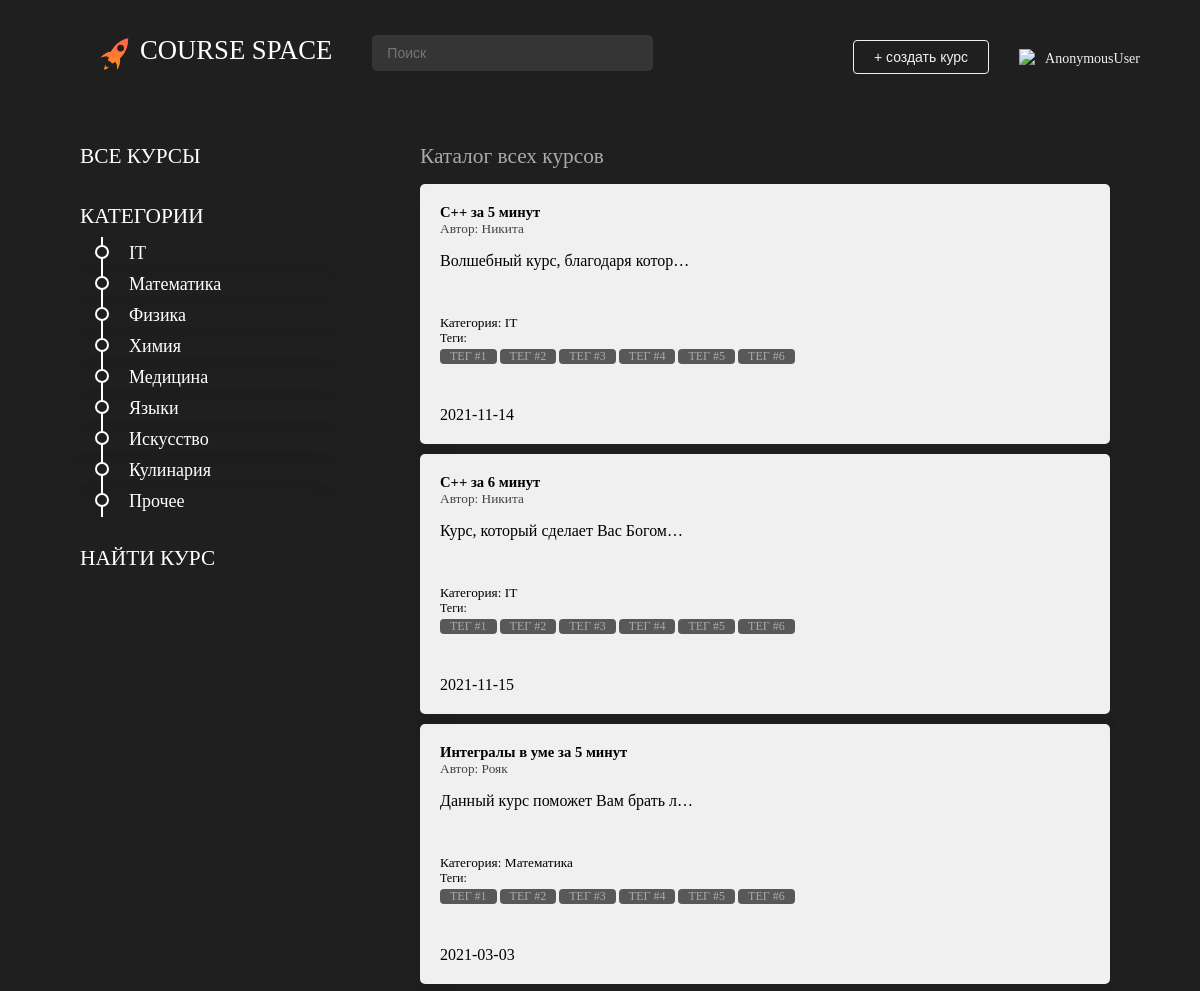
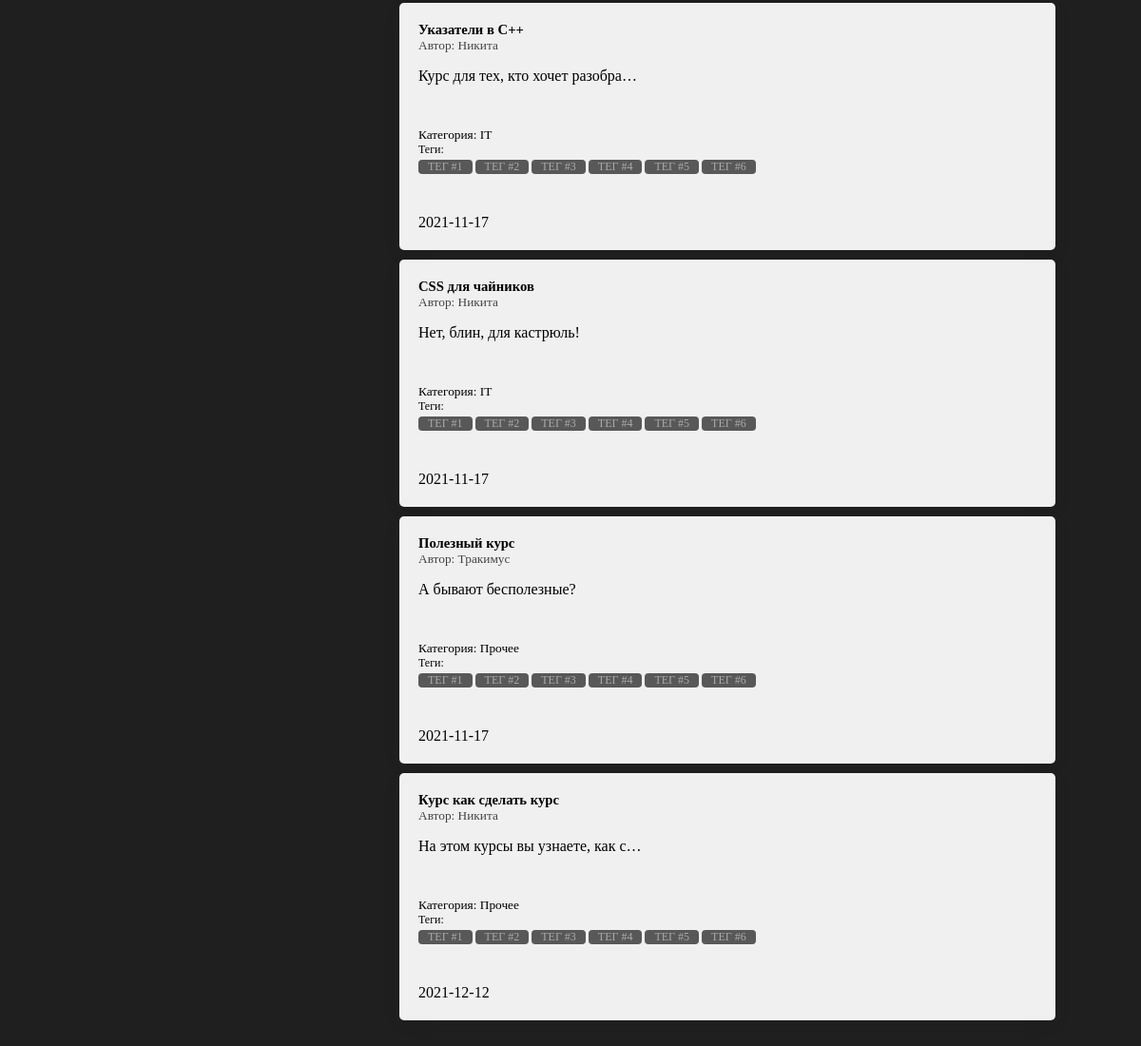
Page /main on the earlier database version (2 pictures, top to bottom).
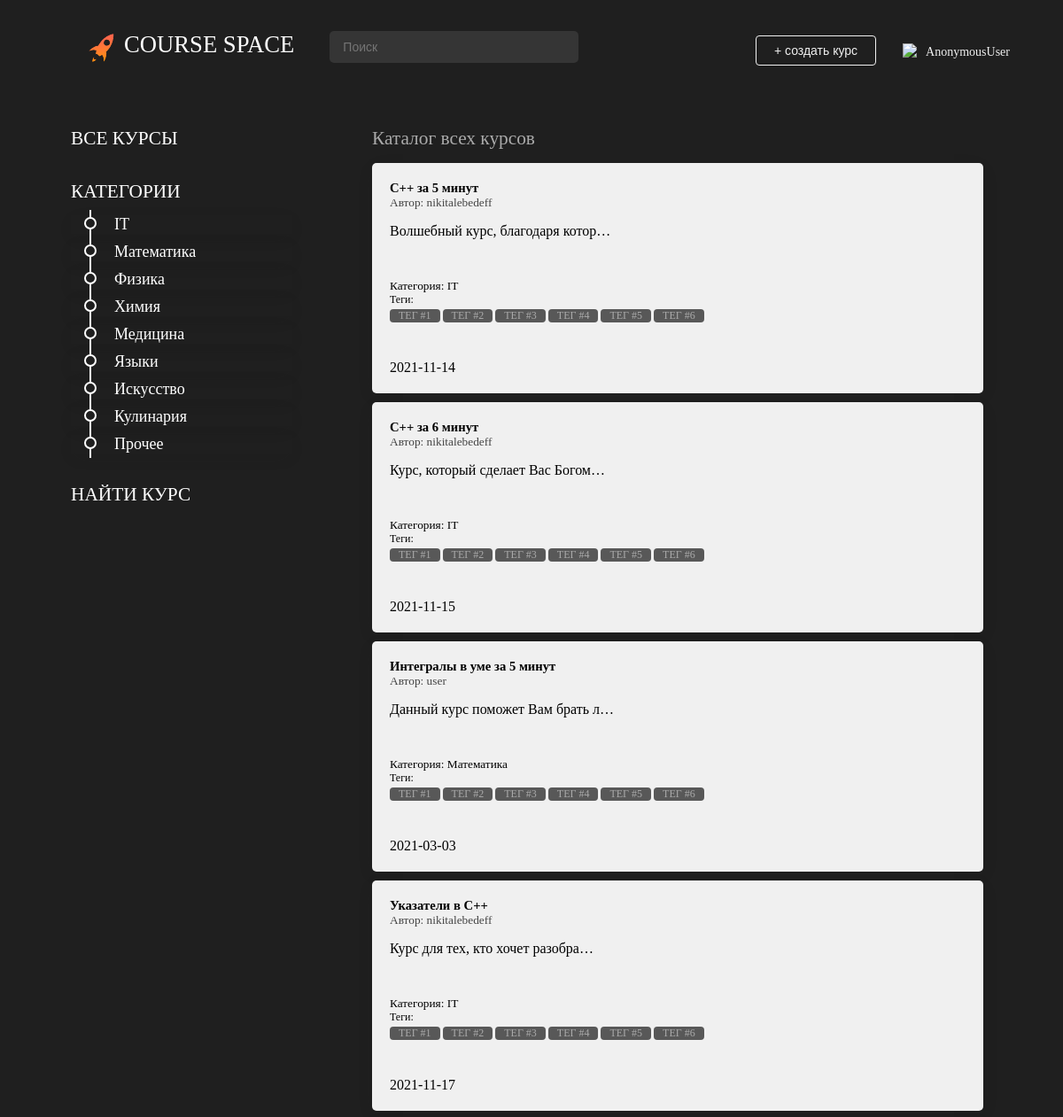
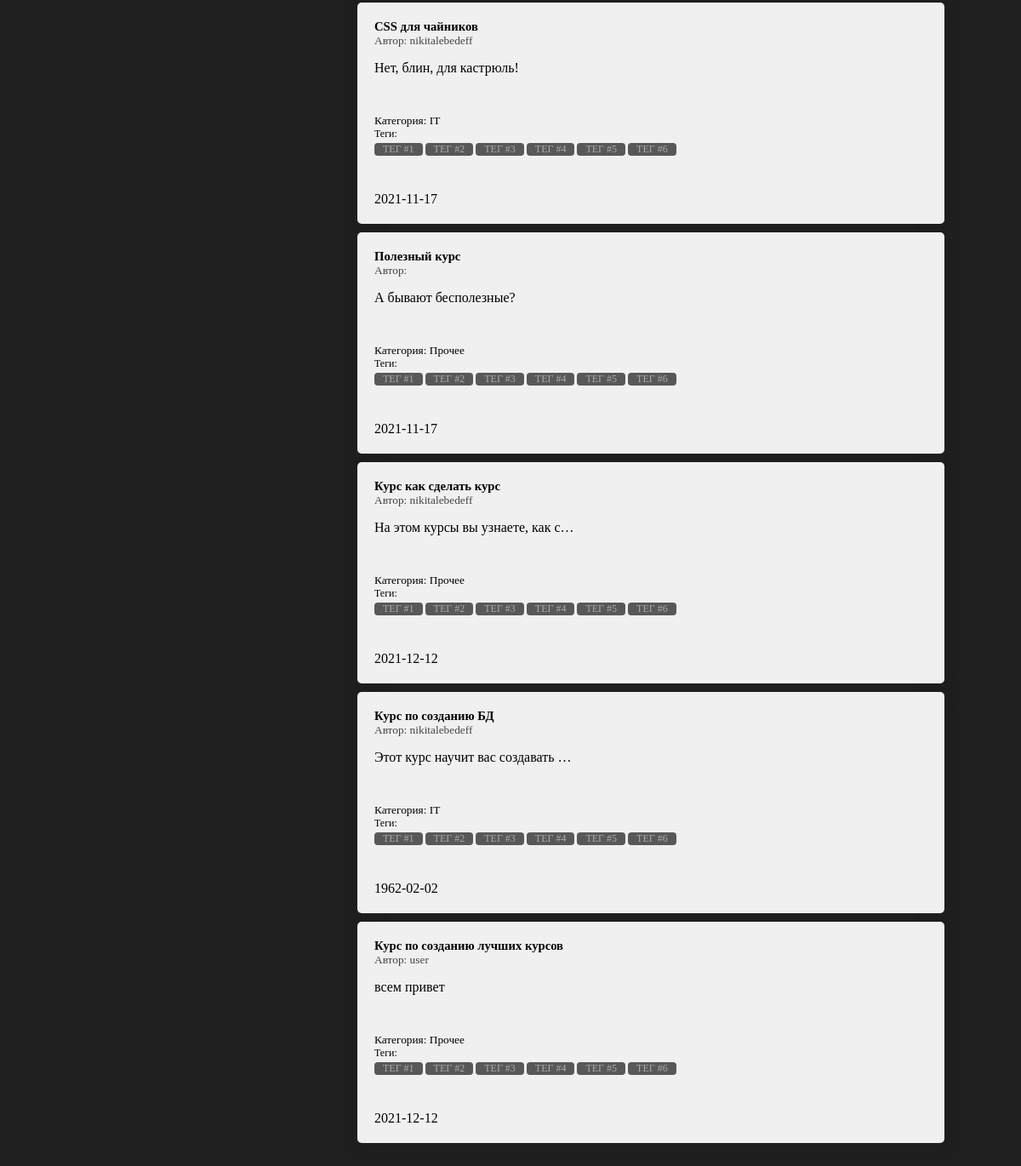
Same page on the later database version (2 pictures, top to bottom).
### main/models.py (models this page shows, shortened)
class Categories(models.Model):
    title = models.CharField('title', max_length=30, null=False)
    class Meta:
        db_table = 'Categories'
    def __str__(self):
        return self.title

class Courses(models.Model):
    title = models.CharField('title', max_length=80, null=False)
    description = models.TextField('description')
    date = models.TextField('date')
    category = models.ForeignKey(Categories, models.DO_NOTHING, db_column='Category_id')  # Field name made lowercase.
    author = models.ForeignKey(Authors, models.DO_NOTHING, db_column='Author_id')  # Field name made lowercase.
    class Meta:
        db_table = 'Courses'

class Authors(models.Model):
    name = models.CharField('name', max_length=80, null=False)
    user = models.ForeignKey(settings.AUTH_USER_MODEL, models.DO_NOTHING, db_column='User_id')  # Field name made lowercase.
    class Meta:
        db_table = 'Authors'
    def __str__(self):
        return self.name

### main/views.py (the view)
# urls.py: path('main', include('main.urls')),
def main(request):
    categories = Categories.objects.all()
    courses = Courses.objects.all()
    context = {
        'title': 'Главная',
        'categories': categories,
        'courses': courses,
    }
    return render(request, 'main/main.html', context=context)

### main/templates/main/main.html (shortened to what this page needs)
{% extends 'main/base.html' %}
{% block style %}
    {% load static %}
    <link rel="stylesheet" href=" {%  static 'main/css/main.css'%}">
{% endblock %}
{% block content %}
        <div class="List" id="all">
        <h1>Каталог всех курсов</h1>
            {% for el in courses%}
                <div class="card block" id="{{ el.id }}" onclick="window.location.href = '{% url 'course' el.pk %}'">
                <div class="lable">
                    <div class="text">
                        <div class="title">{{ el.title|truncatechars:32 }}</div>
                        <div class="autor">Автор: {{ el.author }}</div>
                    </div>
                </div>
                    <div class="desk">{{el.description|truncatechars:32}}</div>
                <div class="categor">Категория: {{ el.category }}</div>
                <div class="tags">Теги: </br>
                    <div id="t1">
                        Тег #1
                    </div>
                    <div id="t2">
                        Тег #2
                    </div>
                    <div id="t3">
                        Тег #3
                    </div>
                    <div id="t4">
                        Тег #4
                    </div>
                    <div id="t5">
                        Тег #5
                    </div>
                    <div id="t6">
                        Тег #6
                    </div>
                </div>
                <div class="date">{{ el.date }}</div>
            </div>
            {% endfor %}
        </div>
{% endblock %}

### main/templates/main/base.html (shortened to what this page needs)
<!DOCTYPE html>
<html lang="ru">
<head>
    {% load static %}
    {% block style %}{% endblock %}
</head>
<body>
    <header>
        <div id="logo" onclick="window.location.href = '/main';">
            <img src="{%  static 'landing/img/logo.png' %}" id="logo_img">
            <div id="words">COURSE SPACE</div>
        </div>
        <div class="search">
            <div id="input">
                <div class="entry">
                    <input type="text" id="name" placeholder="Поиск">
                </div>
            </div>
        </div>
        <div id="rightpart">
            <button id="addCourse" onclick="window.location.href = '{% url 'create_course' %}'">+ создать курс</button>
            <div id="user">
                <img src="https://img.icons8.com/material/24/ffffff/user-male-circle--v1.png" id="avatar"/>
                <div id="username" onclick="window.location.href = '{% url 'user_page' user.pk %}'">{{ user }}</div>
            </div>
        </div>
    </header>
    <main>
        {% if categories %}
        <div class="List Min" id=Categories>
            <h1 onclick="window.location.href = '/main';">ВСЕ КУРСЫ</h1>
            <h1>КАТЕГОРИИ</h1>
            {% for cat in categories %}
                {% if cat.title == title %}
                    <div class="nav" id="c{{ cat.id }}" onclick="window.location.href = '{% url 'category' cat.pk %}'">
                        <div class="pointBtnSelect"></div>
                        <div class="courseTitleSelect">{{ cat.title }}</div>
                    </div>
                {% else %}
                    <div class="nav" id="c{{ cat.id }}" onclick="window.location.href = '{% url 'category' cat.pk %}'">
                        <div class="pointBtn"></div>
                        <div class="courseTitle">{{ cat.title }}</div>
                    </div>
                {% endif %}
            {% endfor %}
            <h1>НАЙТИ КУРС</h1>
        </div>
        {% endif %}
        {% block content %}
        {% endblock %}
    </main>
</body>
</html>

Differences in the rows shown:
changed through a linked row, Courses "C++ за 5 минут": author "Никита" → "nikitalebedeff"
changed through a linked row, Courses "C++ за 6 минут": author "Никита" → "nikitalebedeff"
changed through a linked row, Courses "Интегралы в уме за 5 минут": author "Рояк" → "user"
changed through a linked row, Courses "Указатели в C++": author "Никита" → "nikitalebedeff"
changed through a linked row, Courses "Нет, блин, для кастрюль!": author "Никита" → "nikitalebedeff"
shown differently, row unchanged: Courses "А бывают бесполезные?": author "Тракимус" → (not shown)
changed through a linked row, Courses "Курс как сделать курс": author "Никита" → "nikitalebedeff"
added Courses: title "Курс по созданию БД", author "nikitalebedeff", description "Этот курс научит вас создавать …", category "IT", date "1962-02-02"
added Courses: title "Курс по созданию лучших курсов", author "user", description "всем привет", category "Прочее", date "2021-12-12"
